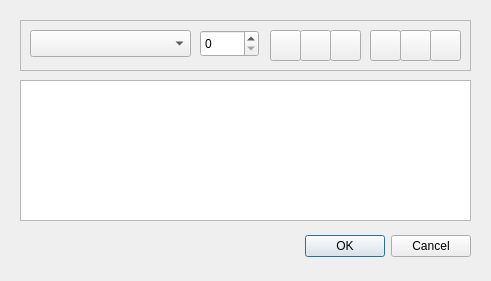
<?xml version="1.0" encoding="UTF-8"?>
<ui version="4.0">
 <class>TextDialog</class>
 <widget class="QDialog" name="TextDialog">
  <property name="geometry">
   <rect>
    <x>0</x>
    <y>0</y>
    <width>491</width>
    <height>281</height>
   </rect>
  </property>
  <property name="windowTitle">
   <string>Dialog</string>
  </property>
  <widget class="QDialogButtonBox" name="buttonBox">
   <property name="geometry">
    <rect>
     <x>130</x>
     <y>230</y>
     <width>341</width>
     <height>32</height>
    </rect>
   </property>
   <property name="orientation">
    <enum>Qt::Horizontal</enum>
   </property>
   <property name="standardButtons">
    <set>QDialogButtonBox::Cancel|QDialogButtonBox::Ok</set>
   </property>
  </widget>
  <widget class="QTextEdit" name="textEdit">
   <property name="geometry">
    <rect>
     <x>20</x>
     <y>80</y>
     <width>451</width>
     <height>141</height>
    </rect>
   </property>
  </widget>
  <widget class="QFrame" name="frame">
   <property name="geometry">
    <rect>
     <x>20</x>
     <y>20</y>
     <width>451</width>
     <height>51</height>
    </rect>
   </property>
   <property name="frameShape">
    <enum>QFrame::StyledPanel</enum>
   </property>
   <property name="frameShadow">
    <enum>QFrame::Raised</enum>
   </property>
   <widget class="QComboBox" name="comboBox">
    <property name="geometry">
     <rect>
      <x>10</x>
      <y>10</y>
      <width>161</width>
      <height>27</height>
     </rect>
    </property>
   </widget>
   <widget class="QSpinBox" name="spinBox">
    <property name="geometry">
     <rect>
      <x>180</x>
      <y>10</y>
      <width>59</width>
      <height>27</height>
     </rect>
    </property>
   </widget>
   <widget class="QPushButton" name="pushButton">
    <property name="geometry">
     <rect>
      <x>250</x>
      <y>10</y>
      <width>31</width>
      <height>31</height>
     </rect>
    </property>
    <property name="text">
     <string/>
    </property>
    <property name="icon">
     <iconset resource="DrawLove.qrc">
      <normaloff>:/Bold</normaloff>:/Bold</iconset>
    </property>
    <property name="iconSize">
     <size>
      <width>32</width>
      <height>32</height>
     </size>
    </property>
   </widget>
   <widget class="QPushButton" name="pushButton_2">
    <property name="geometry">
     <rect>
      <x>280</x>
      <y>10</y>
      <width>31</width>
      <height>31</height>
     </rect>
    </property>
    <property name="text">
     <string/>
    </property>
    <property name="icon">
     <iconset resource="DrawLove.qrc">
      <normaloff>:/Italic</normaloff>:/Italic</iconset>
    </property>
    <property name="iconSize">
     <size>
      <width>32</width>
      <height>32</height>
     </size>
    </property>
   </widget>
   <widget class="QPushButton" name="pushButton_3">
    <property name="geometry">
     <rect>
      <x>310</x>
      <y>10</y>
      <width>31</width>
      <height>31</height>
     </rect>
    </property>
    <property name="text">
     <string/>
    </property>
    <property name="icon">
     <iconset resource="DrawLove.qrc">
      <normaloff>:/Underline</normaloff>:/Underline</iconset>
    </property>
    <property name="iconSize">
     <size>
      <width>32</width>
      <height>32</height>
     </size>
    </property>
   </widget>
   <widget class="QPushButton" name="pushButton_4">
    <property name="geometry">
     <rect>
      <x>350</x>
      <y>10</y>
      <width>31</width>
      <height>31</height>
     </rect>
    </property>
    <property name="text">
     <string/>
    </property>
    <property name="icon">
     <iconset resource="DrawLove.qrc">
      <normaloff>:/left align</normaloff>:/left align</iconset>
    </property>
    <property name="iconSize">
     <size>
      <width>32</width>
      <height>32</height>
     </size>
    </property>
   </widget>
   <widget class="QPushButton" name="pushButton_5">
    <property name="geometry">
     <rect>
      <x>380</x>
      <y>10</y>
      <width>31</width>
      <height>31</height>
     </rect>
    </property>
    <property name="text">
     <string/>
    </property>
    <property name="icon">
     <iconset resource="DrawLove.qrc">
      <normaloff>:/right align</normaloff>:/right align</iconset>
    </property>
    <property name="iconSize">
     <size>
      <width>32</width>
      <height>32</height>
     </size>
    </property>
   </widget>
   <widget class="QPushButton" name="pushButton_6">
    <property name="geometry">
     <rect>
      <x>410</x>
      <y>10</y>
      <width>31</width>
      <height>31</height>
     </rect>
    </property>
    <property name="text">
     <string/>
    </property>
    <property name="icon">
     <iconset resource="DrawLove.qrc">
      <normaloff>:/center align</normaloff>:/center align</iconset>
    </property>
    <property name="iconSize">
     <size>
      <width>32</width>
      <height>32</height>
     </size>
    </property>
   </widget>
  </widget>
  <action name="actionBold">
   <property name="icon">
    <iconset resource="DrawLove.qrc">
     <normaloff>:/Bold</normaloff>:/Bold</iconset>
   </property>
   <property name="text">
    <string>&amp;Bold</string>
   </property>
   <property name="toolTip">
    <string>Bold</string>
   </property>
  </action>
  <action name="action_Italic">
   <property name="icon">
    <iconset resource="DrawLove.qrc">
     <normaloff>:/Italic</normaloff>:/Italic</iconset>
   </property>
   <property name="text">
    <string>&amp;Italic</string>
   </property>
   <property name="toolTip">
    <string>Italic</string>
   </property>
  </action>
  <action name="action_Under">
   <property name="icon">
    <iconset resource="DrawLove.qrc">
     <normaloff>:/Underline</normaloff>:/Underline</iconset>
   </property>
   <property name="text">
    <string>&amp;Under</string>
   </property>
   <property name="toolTip">
    <string>Under Line</string>
   </property>
  </action>
  <action name="actionLeft_Align">
   <property name="icon">
    <iconset resource="DrawLove.qrc">
     <normaloff>:/left align</normaloff>:/left align</iconset>
   </property>
   <property name="text">
    <string>Left Align</string>
   </property>
   <property name="toolTip">
    <string>Left Alignment</string>
   </property>
  </action>
  <action name="actionRight_Align">
   <property name="icon">
    <iconset resource="DrawLove.qrc">
     <normaloff>:/right align</normaloff>:/right align</iconset>
   </property>
   <property name="text">
    <string>Right Align</string>
   </property>
   <property name="toolTip">
    <string>Right Alignment</string>
   </property>
  </action>
  <action name="actionCenter_Align">
   <property name="icon">
    <iconset resource="DrawLove.qrc">
     <normaloff>:/center align</normaloff>:/center align</iconset>
   </property>
   <property name="text">
    <string>Center Align</string>
   </property>
   <property name="toolTip">
    <string>Center Alignment</string>
   </property>
  </action>
 </widget>
 <resources>
  <include location="DrawLove.qrc"/>
 </resources>
 <connections>
  <connection>
   <sender>buttonBox</sender>
   <signal>accepted()</signal>
   <receiver>TextDialog</receiver>
   <slot>accept()</slot>
   <hints>
    <hint type="sourcelabel">
     <x>248</x>
     <y>254</y>
    </hint>
    <hint type="destinationlabel">
     <x>157</x>
     <y>274</y>
    </hint>
   </hints>
  </connection>
  <connection>
   <sender>buttonBox</sender>
   <signal>rejected()</signal>
   <receiver>TextDialog</receiver>
   <slot>reject()</slot>
   <hints>
    <hint type="sourcelabel">
     <x>316</x>
     <y>260</y>
    </hint>
    <hint type="destinationlabel">
     <x>286</x>
     <y>274</y>
    </hint>
   </hints>
  </connection>
 </connections>
</ui>
